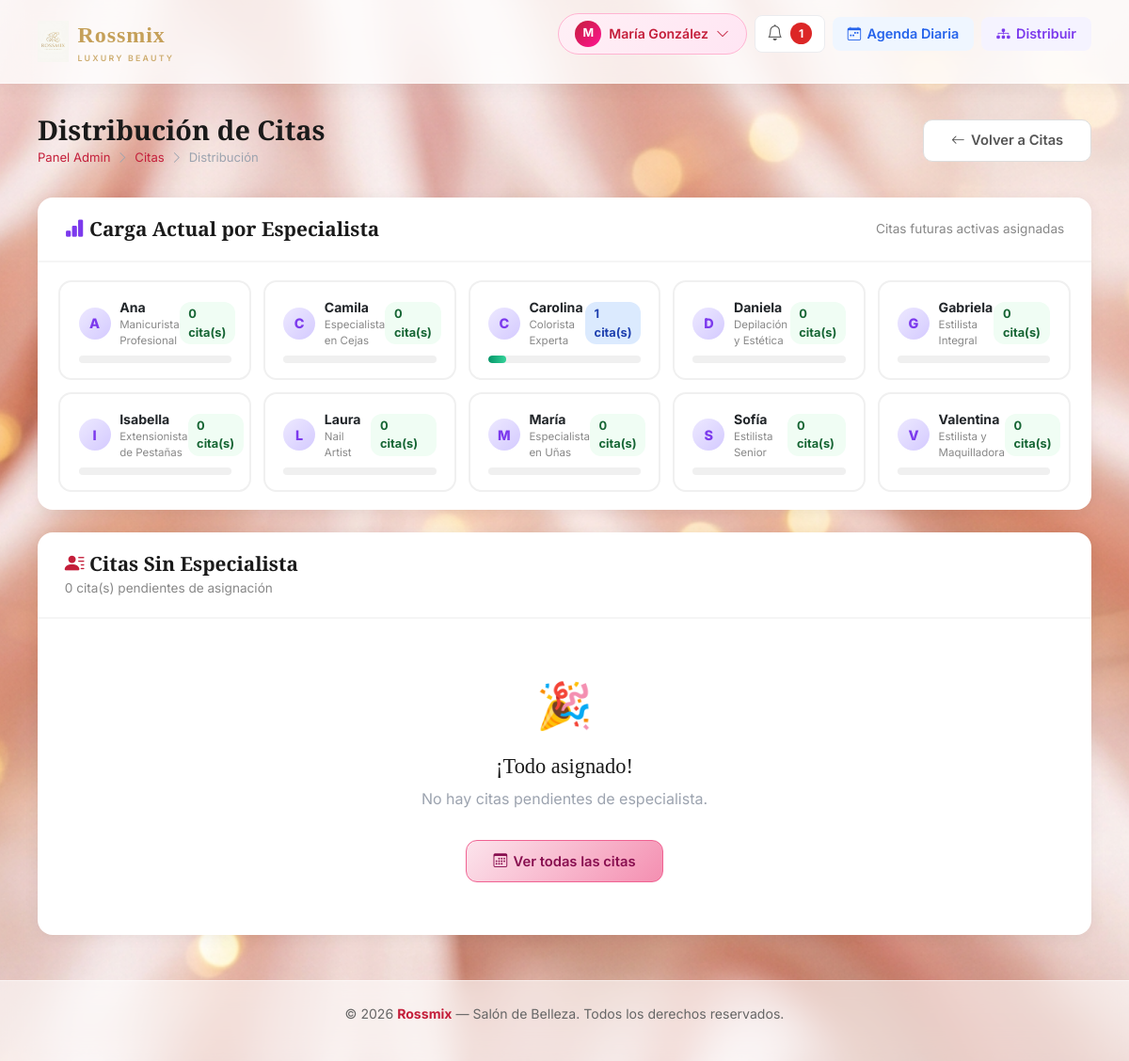
Page /admin/citas/distribucion (signed in) on the committed database.
### app/models/empleado.py (models this page shows, shortened)
class Empleado(db.Model):
    __tablename__ = 'empleados'
    id_empleado = db.Column(db.Integer, primary_key=True)
    nombre = db.Column(db.String(100), nullable=False)
    especialidad = db.Column(db.String(100))
    activo = db.Column(db.Boolean, default=True)
    fecha_registro = db.Column(db.DateTime, default=datetime.utcnow)
    horarios = db.relationship('HorarioEmpleado', backref='empleado', lazy=True, cascade='all, delete-orphan')
    citas = db.relationship('Cita', backref='empleado', lazy=True)

### app/views/admin/citas.py (the view)
@admin_bp.route('/citas/distribucion')
@admin_required
def citas_distribucion():
    sin_asignar = db.session.query(Cita, Usuario, Servicio)\
        .join(Usuario, Cita.id_cliente == Usuario.id)\
        .join(Servicio, Cita.id_servicio == Servicio.id_servicio)\
        .filter(
            Cita.id_empleado.is_(None),
            Cita.estado.in_(['pendiente_pago', 'confirmada'])
        ).order_by(Cita.fecha_hora_inicio).all()
    empleados = Empleado.query.filter_by(activo=True).order_by(Empleado.nombre).all()
    carga = {}
    for emp in empleados:
        carga[emp.id_empleado] = Cita.query.filter(
            Cita.id_empleado == emp.id_empleado,
            Cita.fecha_hora_inicio >= datetime.now(),
            Cita.estado.in_(['pendiente_pago', 'confirmada', 'en_atencion'])
        ).count()
    return render_template(
        'admin/distribucion_citas.html',
        sin_asignar=sin_asignar,
        empleados=empleados,
        carga=carga
    )

### app/templates/admin/distribucion_citas.html (shortened to what this page needs)
{% extends 'base.html' %}
{% block content %}
<div class="page-header">
    <div>
        <h1>Distribución de Citas</h1>
        <div class="breadcrumb-r">
            <a href="{{ url_for('dashboard_admin') }}">Panel Admin</a>
            <i class="bi bi-chevron-right"></i>
            <a href="{{ url_for('admin_citas') }}">Citas</a>
            <i class="bi bi-chevron-right"></i>
            <span>Distribución</span>
        </div>
    </div>
    <a href="{{ url_for('admin_citas') }}" class="btn-secondary-r">
        <i class="bi bi-arrow-left"></i> Volver a Citas
    </a>
</div>
<div class="r-card" style="margin-bottom:1.5rem;">
    <div class="r-card-header">
        <h2><i class="bi bi-bar-chart-fill" style="color:#7c3aed;"></i> Carga Actual por Especialista</h2>
        <span style="font-size:0.85rem;color:#888;">Citas futuras activas asignadas</span>
    </div>
    <div style="padding:1.2rem 1.4rem;display:grid;grid-template-columns:repeat(auto-fill,minmax(200px,1fr));gap:0.8rem;">
        {% for emp in empleados %}
        {% set c = carga.get(emp.id_empleado, 0) %}
        <div class="carga-card" id="carga-{{ emp.id_empleado }}">
            <div style="display:flex;align-items:center;justify-content:space-between;">
                <div style="display:flex;align-items:center;gap:0.6rem;">
                    <div style="width:34px;height:34px;border-radius:50%;
                                background:linear-gradient(135deg,#ede9ff,#d4caff);
                                color:#7c3aed;display:flex;align-items:center;
                                justify-content:center;font-weight:800;font-size:0.9rem;flex-shrink:0;">
                        {{ emp.nombre[0].upper() }}
                    </div>
                    <div>
                        <div style="font-weight:700;font-size:0.88rem;">{{ emp.nombre.split()[0] }}</div>
                        <div style="font-size:0.72rem;color:#888;">{{ emp.especialidad or '—' }}</div>
                    </div>
                </div>
                <span id="badge-{{ emp.id_empleado }}"
                      style="background:{% if c == 0 %}#f0fdf4;color:#166534{% elif c <= 3 %}#dbeafe;color:#1e40af{% elif c <= 6 %}#fef9c3;color:#854d0e{% else %}#fee2e2;color:#991b1b{% endif %};
                             padding:0.2rem 0.6rem;border-radius:12px;font-size:0.8rem;font-weight:700;">
                    {{ c }} cita(s)
                </span>
            </div>
            <div class="carga-bar">
                <div class="carga-bar-fill {% if c > 6 %}alta{% elif c > 3 %}media{% endif %}"
                     id="bar-{{ emp.id_empleado }}"
                     style="width:{{ [c * 12, 100]|min }}%;"></div>
            </div>
        </div>
        {% else %}
        <p style="color:#9ca3af;">No hay especialistas activas.</p>
        {% endfor %}
    </div>
</div>
<div class="r-card">
    <div class="r-card-header">
        <div>
            <h2><i class="bi bi-person-lines-fill" style="color:#c41e3a;"></i> Citas Sin Especialista</h2>
            <span style="font-size:0.85rem;color:#888;">{{ sin_asignar|length }} cita(s) pendientes de asignación</span>
        </div>
    </div>
    {% if sin_asignar %}
    <div style="display:grid;grid-template-columns:1fr auto 220px auto;gap:0.8rem;
                padding:0.6rem 1.2rem;background:#f8f9fa;font-size:0.78rem;
                font-weight:700;color:#666;text-transform:uppercase;letter-spacing:0.4px;">
        <span>Cita</span>
        <span>Fecha / Hora</span>
        <span>Asignar a</span>
        <span></span>
    </div>
    <div id="listaAsignaciones">
        {% for cita, cliente, servicio in sin_asignar %}
        <div class="asig-row" id="asig-row-{{ cita.id_cita }}" data-cita="{{ cita.id_cita }}">
            <div>
                <div style="font-weight:700;font-size:0.9rem;">{{ servicio.nombre_servicio }}</div>
                <div style="font-size:0.78rem;color:#888;">
                    <i class="bi bi-person" style="color:#c41e3a;"></i> {{ cliente.nombre }}
                    <span style="margin-left:0.5rem;font-family:monospace;color:#bbb;">{{ cita.codigo_reserva }}</span>
                </div>
            </div>
            <div style="text-align:center;white-space:nowrap;">
                <div style="font-weight:700;font-size:0.88rem;color:#1a1a1a;">{{ cita.fecha_hora_inicio.strftime('%d/%m/%Y') }}</div>
                <div style="font-size:0.78rem;color:#2563eb;font-weight:600;">{{ cita.fecha_hora_inicio.strftime('%H:%M') }}</div>
            </div>
            <select class="esp-select" id="esp-{{ cita.id_cita }}"
                    onchange="marcarSeleccion({{ cita.id_cita }}, this)">
                <option value="">— Seleccionar —</option>
                {% for emp in empleados %}
                <option value="{{ emp.id_empleado }}">
                    {{ emp.nombre }}{% if emp.especialidad %} ({{ emp.especialidad }}){% endif %}
                    · {{ carga.get(emp.id_empleado, 0) }} cita(s)
                </option>
                {% endfor %}
            </select>
            <button onclick="asignarIndividual({{ cita.id_cita }})"
                    id="btn-ind-{{ cita.id_cita }}"
                    style="background:#eff6ff;color:#2563eb;border:1.5px solid #bfdbfe;
                           padding:0.45rem 0.9rem;border-radius:10px;font-weight:700;
                           font-size:0.82rem;cursor:pointer;white-space:nowrap;transition:all 0.2s;"
                    onmouseover="this.style.background='#dbeafe'"
                    onmouseout="this.style.background='#eff6ff'">
                <i class="bi bi-person-check"></i>
            </button>
        </div>
        {% endfor %}
    </div>
    <div style="padding:1rem 1.4rem;border-top:2px solid #f5f5f5;background:#fafafa;
                display:flex;align-items:center;justify-content:space-between;flex-wrap:wrap;gap:0.8rem;">
        <span style="font-size:0.85rem;color:#888;">
            <span id="countAsignadas">0</span> de {{ sin_asignar|length }} asignadas
        </span>
        <button onclick="guardarTodo()" id="btnGuardarTodo2"
                style="background:linear-gradient(135deg,#059669,#10b981);color:white;border:none;
                       padding:0.7rem 2rem;border-radius:12px;font-weight:700;font-size:0.9rem;
                       cursor:pointer;display:flex;align-items:center;gap:0.5rem;
                       box-shadow:0 4px 16px rgba(5,150,105,0.3);">
            <i class="bi bi-check-all"></i> Guardar Todas las Asignaciones
        </button>
    </div>
    {% else %}
    <div style="text-align:center;padding:3.5rem;color:#9ca3af;">
        <div style="font-size:3rem;margin-bottom:1rem;">🎉</div>
        <h3 style="font-family:'Cormorant Garamond',serif;font-size:1.4rem;color:#1a1a1a;margin-bottom:0.5rem;">
            ¡Todo asignado!
        </h3>
        <p>No hay citas pendientes de especialista.</p>
        <a href="{{ url_for('admin_citas') }}" class="btn-rossmix" style="margin-top:1rem;">
            <i class="bi bi-calendar3"></i> Ver todas las citas
        </a>
    </div>
    {% endif %}
</div>
{% endblock %}

### app/templates/admin/distribucion_citas.html (style rules this page uses)
.carga-card { background:white;border-radius:14px;padding:1rem 1.2rem; border:2px solid #f0f0f0;transition:all 0.2s; }
.carga-bar { height:8px;border-radius:4px;background:#f0f0f0;overflow:hidden;margin-top:0.4rem; }
.carga-bar-fill { height:100%;border-radius:4px;background:linear-gradient(90deg,#059669,#34d399); transition:width 0.5s ease; }

### rows in the picture
Empleado: nombre "A", nombre "Ana", especialidad "Manicurista Profesional", c "0"
Empleado: nombre "C", nombre "Camila", especialidad "Especialista en Cejas", c "0"
Empleado: nombre "C", nombre "Carolina", especialidad "Colorista Experta", activo "1", {{ [c * 12, 100]|min }} 12 (drawn)
Empleado: nombre "D", nombre "Daniela", especialidad "Depilación y Estética", c "0"
Empleado: nombre "G", nombre "Gabriela", especialidad "Estilista Integral", c "0"
Empleado: nombre "I", nombre "Isabella", especialidad "Extensionista de Pestañas", c "0"
Empleado: nombre "L", nombre "Laura", especialidad "Nail Artist", c "0"
Empleado: nombre "M", nombre "María", especialidad "Especialista en Uñas", c "0"
Empleado: nombre "S", nombre "Sofía", especialidad "Estilista Senior", c "0"
Empleado: nombre "V", nombre "Valentina", especialidad "Estilista y Maquilladora", c "0"

### other values in the picture
{{ session.nombre[0]|upper }} "M"
{{ session.nombre|title }} "María González"
{{ notificaciones_unread }} "1"
{{ sin_asignar|length }} "0"
